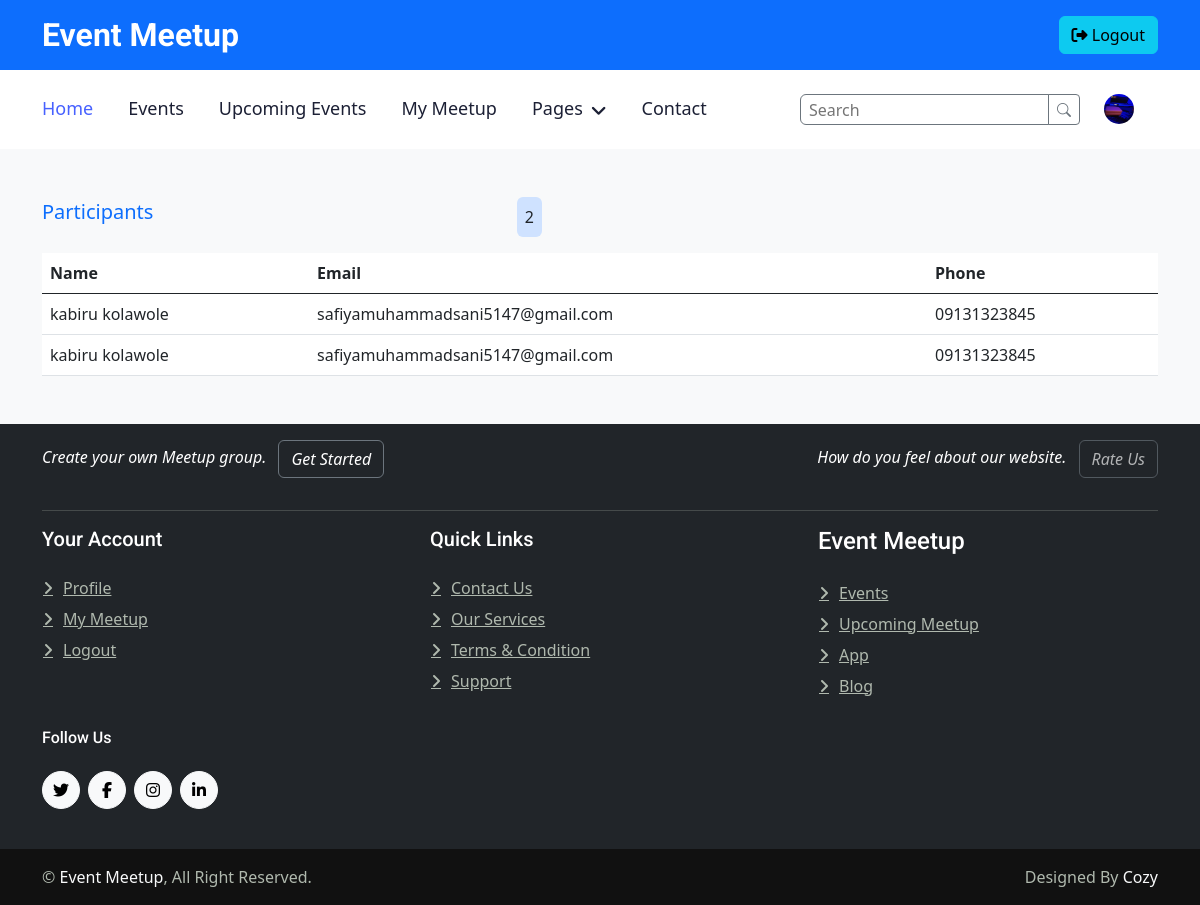
/participants/4 (signed in), run on the app's committed database.
### meetup/models.py (models this page shows, shortened)
class myUser(AbstractUser):
    name = models.CharField(max_length=200, null= True)
    email = models.EmailField(unique=True, null=True)
    bio = models.TextField( null=True)
    image = models.ImageField(null=True)
    mobile_number = models.CharField(max_length=15, blank=True, null=True)
    birth_date = models.DateField(null=True, blank=True)
    profession = models.CharField(max_length=200, null=True, blank=True)
    USERNAME_FIELD = 'email'
    REQUIRED_FIELDS = []

class Participant(models.Model):
    email = models.EmailField()
    name = models.CharField(max_length=200, blank=True, null=True)
    phone = models.CharField(max_length=15, blank=True, null=True)

### meetup/views.py (the view)
# urls.py: path('participants/<int:meetupid>', views.participants, name='view-participants'),
@login_required
def participants(request, meetupid):
    meetup = Meetup.objects.get(id=meetupid)
    participant=meetup.participant.all().order_by('-id')
    count = participant.count()
    context ={
        'meetup': meetup,
        'participants': participant,
        'counts': count,
    }
    return render(request, 'meetup/participant.html', context)

### meetup/templates/meetup/participant.html (shortened to what this page needs)
{% extends 'meetup/partials/base.html' %}
{% load static %}
{% block content %}
<div class="container-xxl pt-5">
    <div class="container">
        <div class="text-center text-md-start pb-5 pb-md-0 wow fadeInUp " data-wow-delay="0.1s"
            style="max-width: 500px;">
            <div class="d-flex">
                <p class="fs-5 fw-medium text-primary">Participants</p>
                <p class="fs-5 barge  bg-primary-subtle rounded p-2 fs-6 ms-auto">{{counts}}</p>
            </div>
        </div>
        <div class=" wow fadeInUp table-responsive-md">
            <table class="table ">
                <thead>
                    <tr>
                        <th>Name</th>
                        <th>Email</th>
                        <th>Phone</th>
                    </tr>
                </thead>
                <tbody>
                    {% for participant in participants%}
                    <tr>
                        <td>{{participant.name}}</td>
                        <td>{{participant.email}}</td>
                        <td>{{participant.phone}}</td>
                    </tr>
                    {%empty%}
                     <p class="h6 text-center fs-5">No participant yet</p>
                    {% endfor %}
                </tbody>
            </table>
        </div>
    </div>
</div>
{% endblock content %}

### meetup/templates/meetup/partials/nav.html (shortened to what this page needs)
<div class="container-fluid bg-primary text-white d-none d-lg-flex">
    <div class="container py-3">
        <div class="d-flex align-items-center">
            <a href="{% url 'meetup-index' %}">
                <h2 class="text-white fw-bold m-0">Event Meetup</h2>
            </a>
            <div class="ms-auto d-flex align-items-center">
                {%if request.user.is_authenticated%}
                <a class="btn btn-info" href="{% url 'meetup_logout' %}"><i class=" fa fa-right-from-bracket"></i> Logout</a>
                {%else%}
                <span><a href="{% url 'meetup_login' %}" class="btn btn-primary rounded-start-pill py-2">Sign In</a></span>
                <a href="{% url 'meetup_register' %}" class="btn btn-light rounded-end-pill py-2">Sign Up</a>
                {%endif%}
            </div>
        </div>
    </div>
</div>
<div class="container-fluid bg-white sticky-top">
    <div class="container">
        <nav class="navbar navbar-expand-lg bg-white navbar-light p-lg-0 align-items-center">
            <div class="collapse navbar-collapse justify-content-between" id="navbarCollapse">
                <div class="navbar-nav">
                    {%if request.user.is_authenticated%}
                    <a href="{% url 'meetup-index' %}" class="nav-item nav-link active">Home</a>
                    <a href="{% url 'meetup-event' %}" class="nav-item nav-link">Events</a>
                    <a href="{% url 'upcoming_meetup'%}" class="nav-item nav-link">Upcoming Events</a>
                    <a href="{% url 'user-meetup' request.user.id %}" class="nav-item nav-link">My Meetup</a>
                    <div class="nav-item dropdown">
                        <a href="#" class="nav-link dropdown-toggle" data-bs-toggle="dropdown">Pages</a>
                    </div>
                    <a href="{% url 'meetup_contact'%}" class="nav-item nav-link">Contact</a>
                    {% endif %}
                </div>
                <div class="ms-auto d-lg-flex d-none">
                    <form action="" method="GET" class="ms-auto">
                        <div class="ms-auto d-flex input-group-sm input-group">
                            <input type="search" class="form-group rounded-start border border-secondary  px-2" name="search" placeholder="Search" aria-describedby="button-addon">
                            <button class="btn btn-outline-secondary btn-sm bi-search" type="submit" id="button-addon"></button>
                        </div>
                    </form>
                    {% if request.user.is_authenticated %}
                    <div class="ms-auto d-lg-flex d-none">
                        <a href="{% url 'user_profile' %}" class="dropdown-item text-end mx-4">
                            <img src="{{user.image.url}}" alt="" class="rounded-circle" style="height: 30px; width:30px;">
                        </a>
                    </div>
                    {% endif %}
               </div>
            </div>
        </nav>
    </div>
</div>

### meetup/static/meetup/css/style.css (style rules this page uses)
:root { --primary: #4761FF; --secondary: #555555; --light: #F1F3FA; --dark: #1C2035; }
.fw-medium { font-weight: 500; }
.btn { transition: .5s; font-weight: 500; }
.sticky-top { top: -100px; transition: .5s; }
.navbar .navbar-nav .nav-link { margin-right: 35px; padding: 25px 0; color: var(--dark); font-size: 18px; font-weight: 500; outline: none; }
.navbar .navbar-nav .nav-link:hover, .navbar .navbar-nav .nav-link.active { color: var(--primary); }
.navbar .dropdown-toggle::after { border: none; content: "\f107"; font-family: "Font Awesome 5 Free"; font-weight: 900; vertical-align: middle; margin-left: 8px; }

### data on the page
myUser: image (picture)
Participant: name "kabiru kolawole", email "safiyamuhammadsani5147@gmail.com", phone "09131323845"
Participant: name "kabiru kolawole", email "safiyamuhammadsani5147@gmail.com", phone "09131323845"

### other printed values
{{ counts }} "2"
